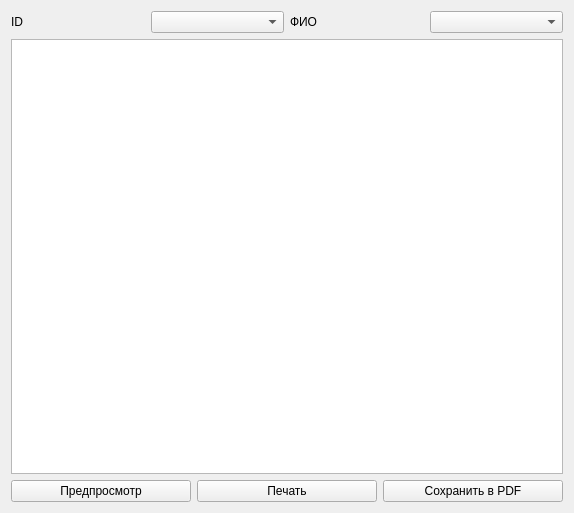
<?xml version="1.0" encoding="UTF-8"?>
<ui version="4.0">
 <class>Coach</class>
 <widget class="QWidget" name="Coach">
  <property name="geometry">
   <rect>
    <x>0</x>
    <y>0</y>
    <width>574</width>
    <height>513</height>
   </rect>
  </property>
  <property name="windowTitle">
   <string>Form</string>
  </property>
  <layout class="QGridLayout" name="gridLayout">
   <item row="0" column="0">
    <layout class="QHBoxLayout" name="horizontalLayout">
     <item>
      <widget class="QLabel" name="label">
       <property name="text">
        <string>ID</string>
       </property>
      </widget>
     </item>
     <item>
      <widget class="QComboBox" name="comboBox"/>
     </item>
     <item>
      <widget class="QLabel" name="label_2">
       <property name="text">
        <string>ФИО</string>
       </property>
      </widget>
     </item>
     <item>
      <widget class="QComboBox" name="comboBox_2"/>
     </item>
    </layout>
   </item>
   <item row="1" column="0">
    <widget class="QTextBrowser" name="textBrowser"/>
   </item>
   <item row="2" column="0">
    <layout class="QHBoxLayout" name="horizontalLayout_2">
     <item>
      <widget class="QPushButton" name="pushButton">
       <property name="text">
        <string>Предпросмотр</string>
       </property>
      </widget>
     </item>
     <item>
      <widget class="QPushButton" name="pushButton_2">
       <property name="text">
        <string>Печать</string>
       </property>
      </widget>
     </item>
     <item>
      <widget class="QPushButton" name="pushButton_3">
       <property name="text">
        <string>Сохранить в PDF</string>
       </property>
      </widget>
     </item>
    </layout>
   </item>
  </layout>
 </widget>
 <resources/>
 <connections>
  <connection>
   <sender>comboBox_2</sender>
   <signal>currentIndexChanged(int)</signal>
   <receiver>comboBox</receiver>
   <slot>setCurrentIndex(int)</slot>
   <hints>
    <hint type="sourcelabel">
     <x>404</x>
     <y>10</y>
    </hint>
    <hint type="destinationlabel">
     <x>172</x>
     <y>10</y>
    </hint>
   </hints>
  </connection>
  <connection>
   <sender>comboBox</sender>
   <signal>currentIndexChanged(int)</signal>
   <receiver>comboBox_2</receiver>
   <slot>setCurrentIndex(int)</slot>
   <hints>
    <hint type="sourcelabel">
     <x>172</x>
     <y>10</y>
    </hint>
    <hint type="destinationlabel">
     <x>404</x>
     <y>10</y>
    </hint>
   </hints>
  </connection>
 </connections>
</ui>
